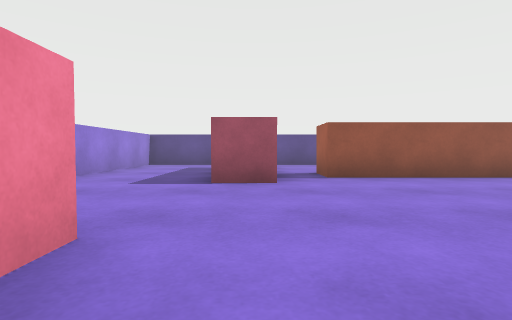
view 1 (above)

16 first-person views from a walk through a Unity game level. The camera is 0.51 m above the floor, tilts 2° down and sees 80° across. The floor is counted in squares, 1 m on a side. Each view is taken from the middle of a square. On the plan, view 1 faces up. The plan holds only what a view shows up to about 9 squares ahead; the rest is blank. The player is left out.

view 2
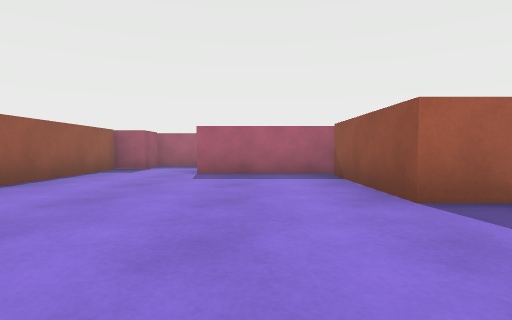

view 3
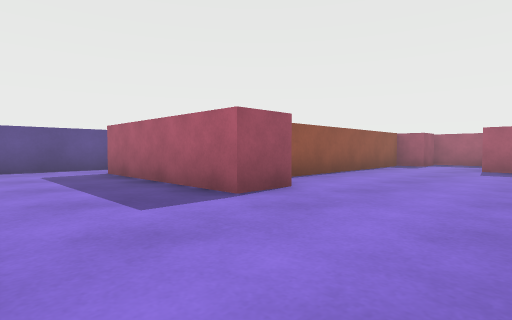

view 4
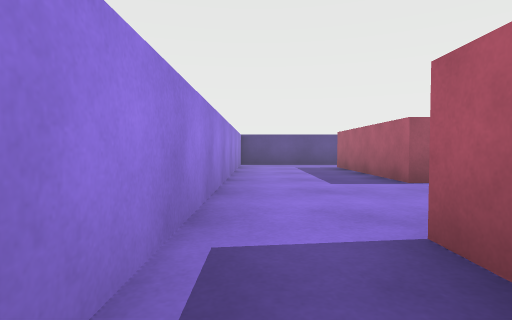

view 5
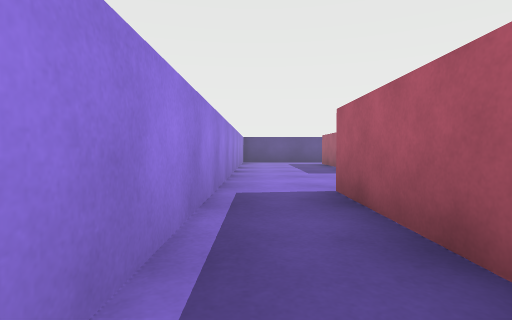

view 6
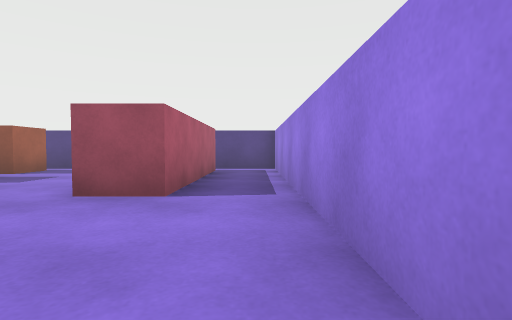

view 7
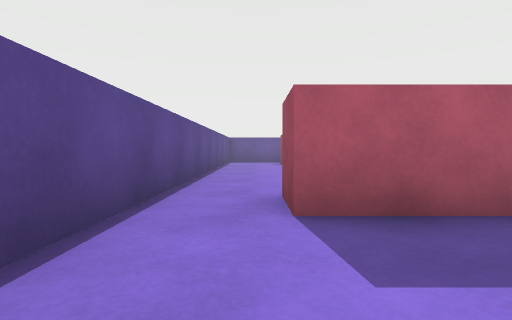

view 8
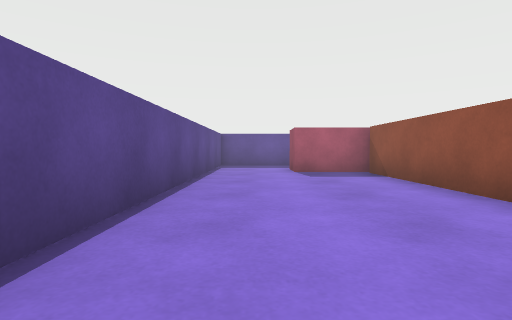

view 9
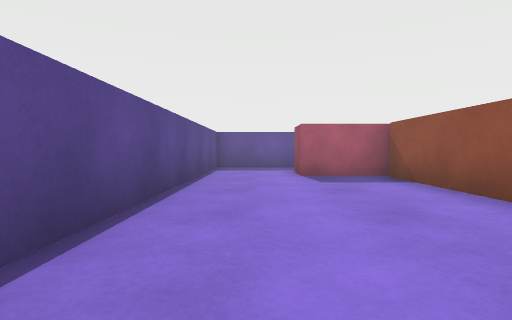

view 10
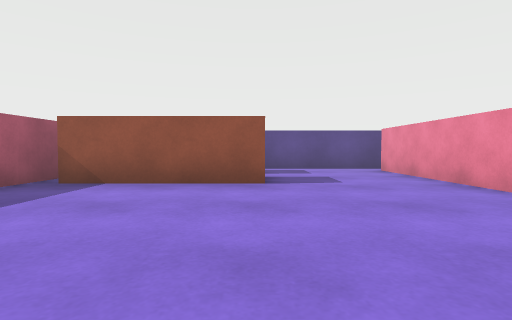

view 11
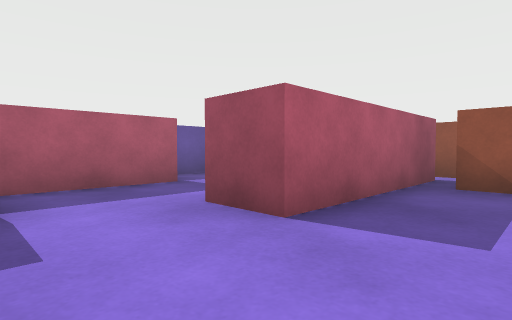

view 12
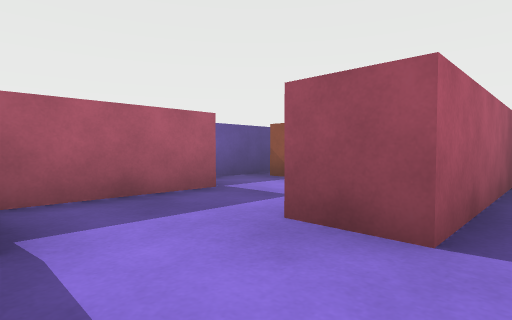

view 13
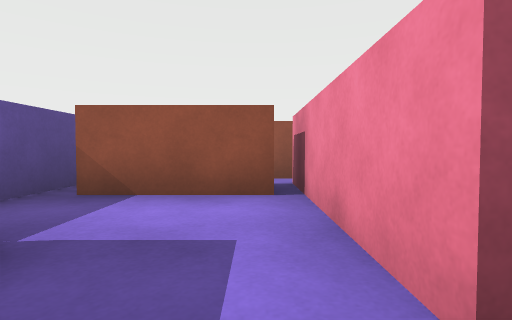

view 14
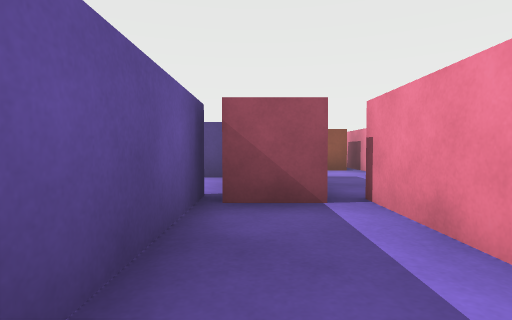

view 15
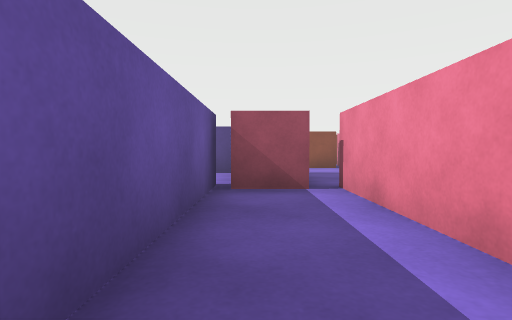

view 16
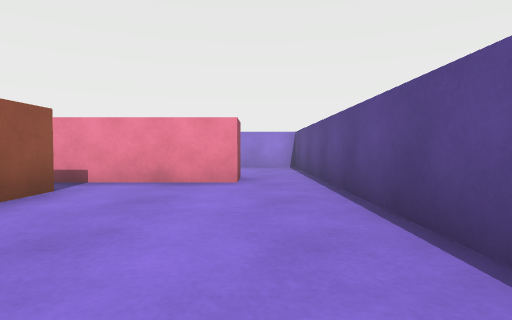

### Floor plan
Points are (right, up) in squares from view 1. A wall is a line through its corners. A room is listed if a view was taken in it or the views show most of it. See-through windows are left out.
Room 1 (views 1, 2, 3, 4, 5, 6, 7, 10, 11, 12)
walls: (0.4, 4.6) (-0.7, 4.6) (-0.7, 8.7); (1.9, -0.5) (1.9, 0.5) (5, 0.5); (-0.5, 10.1) (-3.5, 10.1) (-3.5, -3) (-1.5, -3); (-2, -2.4) (-2, 1.7) (-1, 1.7) (-1, -0.5); (6.6, 5.5) (1.3, 5.5); (5.4, -0.6) (5.4, 3.3)
ways out: opening at (0, 9) to room 2; opening at (1, 6) to room 2; opening at (6, 4) to room 3; gap at (5, 0) to room 3; opening at (0.5, 0) to room 5
Room 2 (views 8, 9, 16)
walls: (1.3, 5.5) (1.3, 6.5) (6.6, 6.5); (-0.7, 8.7) (0.3, 8.7) (0.3, 5.9); (6.4, 10.1) (-0.5, 10.1); (6.9, 4.9) (6.9, 8.1)
ways out: opening at (0, 9) to room 1; opening at (1, 6) to room 1; opening at (7.5, 9) to room 4
Room 3 (view 13)
walls: (8.3, 2.4) (8.3, 4.8); (5.4, 3.3) (6.4, 3.3) (6.4, -0.6); (5.2, -1.3) (6.8, -1.3); (9.6, -0.4) (9.6, 1.8); (7.9, 4.9) (6.9, 4.9)
ways out: opening at (6, 4) to room 1; gap at (5, 0) to room 1; opening at (2, -1) to room 5
objects: block (7, 0) to (9, 0)
Room 4 (views 14, 15)
walls: (7.9, 7.8) (7.9, 4.9); (6.9, 8.1) (7.9, 8.1); (8.2, 5.1) (9.4, 5.1); (9.6, 4.6) (9.6, 10.1) (6.4, 10.1)
ways out: opening at (7.5, 9) to room 2
Room 5 (no view inside)
walls: (-1, -0.5) (-1, -2.4); (1.9, -2.4) (1.9, -1.2); (-1.5, -3) (2.5, -3)
ways out: opening at (0.5, 0) to room 1; opening at (2, -1) to room 3

Positions as (right, up) in squares from view 1, and headings:
1: (0, 0), facing up
2: (-1, 2), facing right
3: (-3, 2), facing up-right
4: (-3, 0), facing up
5: (-3, -2), facing up
6: (-3, 5), facing down
7: (-3, 9), facing right
8: (0, 9), facing right
9: (1, 9), facing right
10: (2, 5), facing down
11: (4, 5), facing down-right
12: (5, 5), facing down-right
13: (7, 4), facing down
14: (9, 8), facing down
15: (9, 9), facing down
16: (5, 9), facing left
